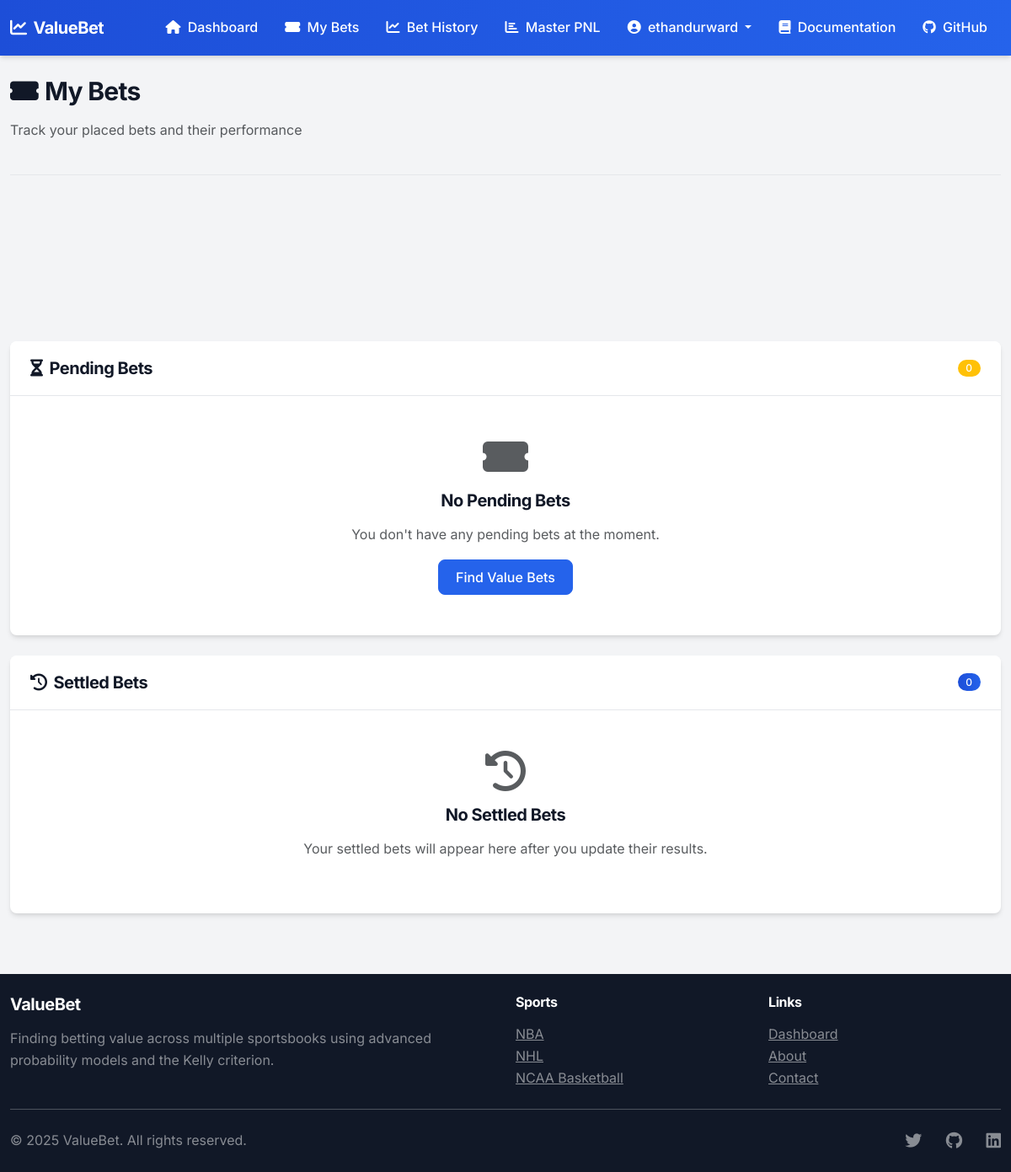
Before: /my-bets/ (signed in) with the older database file.
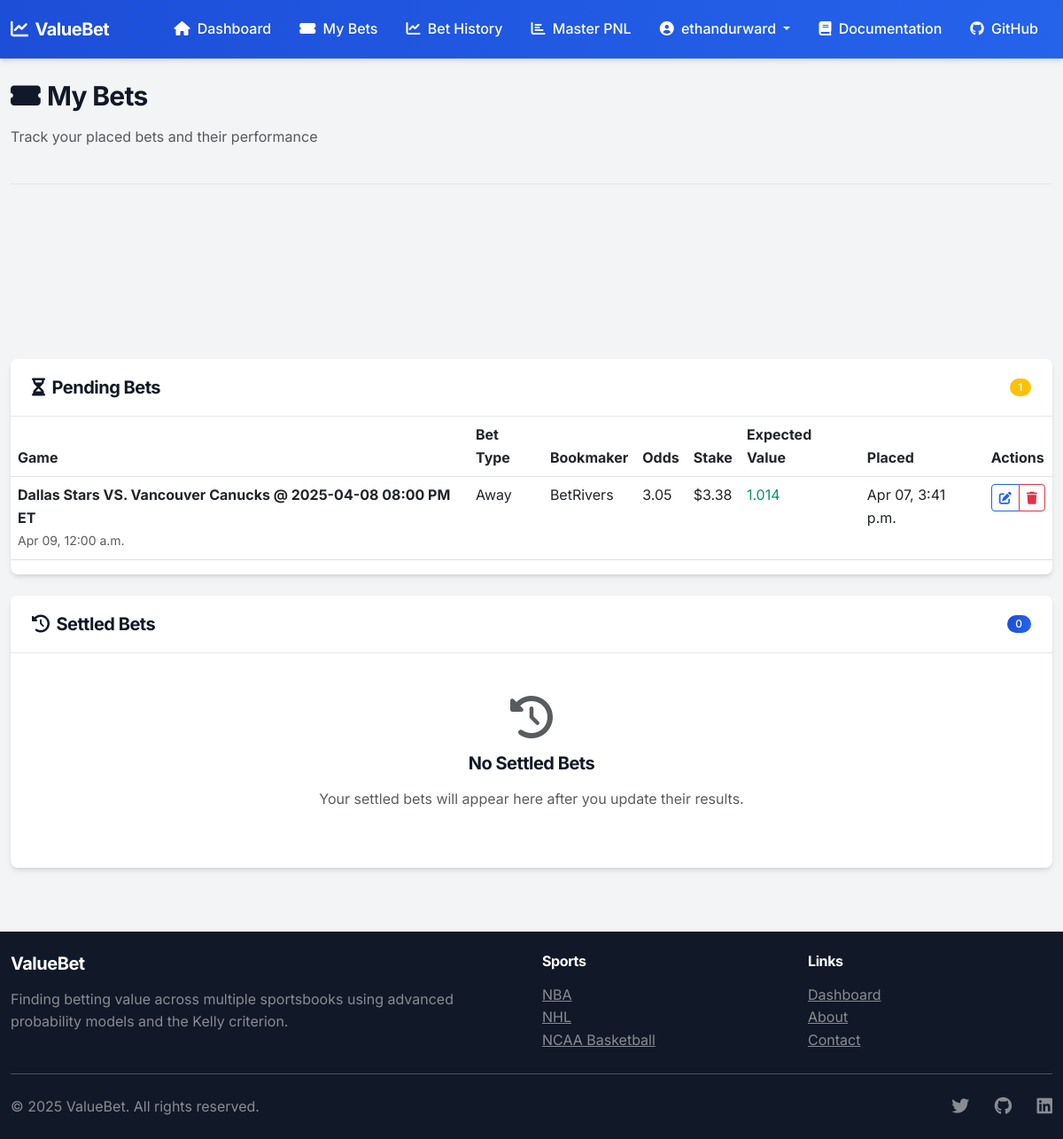
After: the same page with the newer database file.
### betting/models.py (models this page shows, shortened)
class PlacedBet(models.Model):
    STATUS_CHOICES = (
        ('pending', 'Pending'),
        ('won', 'Won'),
        ('lost', 'Lost'),
        ('push', 'Push'),
        ('cancelled', 'Cancelled'),
    )
    user = models.ForeignKey(User, on_delete=models.CASCADE, related_name='placed_bets')
    value_bet = models.ForeignKey('ValueBet', on_delete=models.SET_NULL, null=True, related_name='placed_bets')
    game = models.ForeignKey('Game', on_delete=models.SET_NULL, null=True)
    bookmaker = models.CharField(max_length=100)
    bet_type = models.CharField(max_length=100)  # home, away, over, under, etc.
    odds = models.FloatField()
    stake = models.DecimalField(max_digits=10, decimal_places=2)
    expected_value = models.FloatField()
    true_probability = models.FloatField()
    placed_at = models.DateTimeField(auto_now_add=True)
    status = models.CharField(max_length=20, choices=STATUS_CHOICES, default='pending')
    result_updated_at = models.DateTimeField(null=True, blank=True)
    profit_loss = models.DecimalField(max_digits=10, decimal_places=2, null=True, blank=True)

class Game(models.Model):
    id = models.UUIDField(primary_key=True, default=uuid.uuid4, editable=False)
    sport = models.ForeignKey(Sport, on_delete=models.CASCADE, related_name='games')
    title = models.CharField(max_length=255)
    home_team = models.CharField(max_length=100)
    away_team = models.CharField(max_length=100)
    commence_time = models.DateTimeField()
    created_at = models.DateTimeField(auto_now_add=True)

### betting/views.py (the view)
# urls.py: path('my-bets/', views.my_bets, name='my_bets'),
@login_required
def my_bets(request):
    placed_bets = PlacedBet.objects.filter(user=request.user).order_by('-placed_at')
    summary = {
        'total_bets': placed_bets.count(),
        'pending_bets': placed_bets.filter(status='pending').count(),
        'won_bets': placed_bets.filter(status='won').count(),
        'lost_bets': placed_bets.filter(status='lost').count(),
        'profit_loss': placed_bets.filter(status__in=['won', 'lost']).aggregate(
            total=Sum('profit_loss'))['total'] or Decimal('0.00'),
        'total_wagered': placed_bets.aggregate(total=Sum('stake'))['total'] or Decimal('0.00'),
    }
    if summary['total_wagered'] > 0:
        summary['roi'] = (summary['profit_loss'] / summary['total_wagered']) * 100
    else:
        summary['roi'] = 0
    pending_bets = placed_bets.filter(status='pending')
    settled_bets = placed_bets.exclude(status='pending')
    context = {
        'pending_bets': pending_bets,
        'settled_bets': settled_bets,
        'summary': summary,
    }
    return render(request, 'betting/my_bets.html', context)

### betting/templates/betting/my_bets.html (shortened to what the changed rows need)
{% extends 'betting/base.html' %}
{% block content %}
<div class="page-header">
    <div>
        <h1><i class="fas fa-ticket-alt me-2"></i>My Bets</h1>
    </div>
</div>
<div class="card mb-4">
    <div class="card-header d-flex justify-content-between align-items-center">
        <h5 class="mb-0"><i class="fas fa-hourglass-half me-2"></i>Pending Bets</h5>
        <span class="badge rounded-pill bg-warning">{{ pending_bets.count }}</span>
    </div>
    {% if pending_bets %}
    <div class="table-responsive">
        <table class="table table-hover">
            <thead>
                <tr>
                    <th>Game</th>
                    <th>Bet Type</th>
                    <th>Bookmaker</th>
                    <th>Odds</th>
                    <th>Stake</th>
                    <th>Expected Value</th>
                    <th>Placed</th>
                    <th>Actions</th>
                </tr>
            </thead>
            <tbody>
                {% for bet in pending_bets %}
                <tr>
                    <td>
                        {% if bet.game %}
                            <strong>{{ bet.game.title }}</strong><br>
                            <small class="text-muted">{{ bet.game.commence_time|date:"M d, g:i a" }}</small>
                        {% else %}
                            <span class="text-muted">Game removed</span>
                        {% endif %}
                    </td>
                    <td>{{ bet.bet_type|title }}</td>
                    <td>{{ bet.bookmaker }}</td>
                    <td>{{ bet.odds|floatformat:2 }}</td>
                    <td>${{ bet.stake|floatformat:2 }}</td>
                    <td class="{% if bet.expected_value > 1.05 %}text-danger{% elif bet.expected_value > 1.0 %}text-success{% endif %}">
                        {{ bet.expected_value|floatformat:3 }}
                    </td>
                    <td>{{ bet.placed_at|date:"M d, g:i a" }}</td>
                    <td>
                        <div class="btn-group btn-group-sm">
                            <a href="{% url 'betting:update_bet_result' bet.id %}" class="btn btn-outline-primary">
                                <i class="fas fa-edit"></i>
                            </a>
                            <a href="{% url 'betting:delete_bet' bet.id %}" class="btn btn-outline-danger">
                                <i class="fas fa-trash"></i>
                            </a>
                        </div>
                    </td>
                </tr>
                {% endfor %}
            </tbody>
        </table>
    </div>
    {% else %}
    <div class="card-body text-center p-5">
        <div class="text-muted mb-3">
            <i class="fas fa-ticket-alt fa-3x mb-3"></i>
            <h5>No Pending Bets</h5>
            <p>You don't have any pending bets at the moment.</p>
        </div>
        <a href="{% url 'betting:home' %}" class="btn btn-primary">Find Value Bets</a>
    </div>
    {% endif %}
</div>
{% endblock %}

Changed rows visible on the page:
added PlacedBet: game "Dallas Stars VS. Vancouver Canucks @ 2025-04-08 08:00 PM ET", game.commence_time "Apr 09, 12:00 a.m.", bet_type "Away", bookmaker "BetRivers", odds "3.05", stake "3.38", expected_value "1.014", placed_at "Apr 07, 3:41 p.m."
Other visible differences:
{{ pending_bets.count }}: "0" → "1"
text no longer shown: "No Pending Bets You don't have any pending bets at the moment. Find Value Bets"
text now shown: "Game Bet Type Bookmaker Odds Stake Expected Value Placed Actions"
